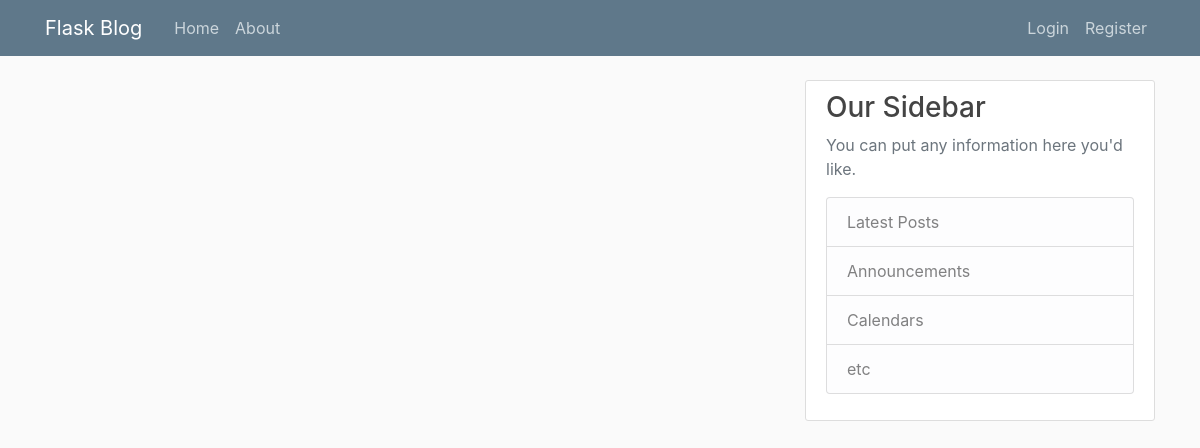
Page /home on the earlier database version.
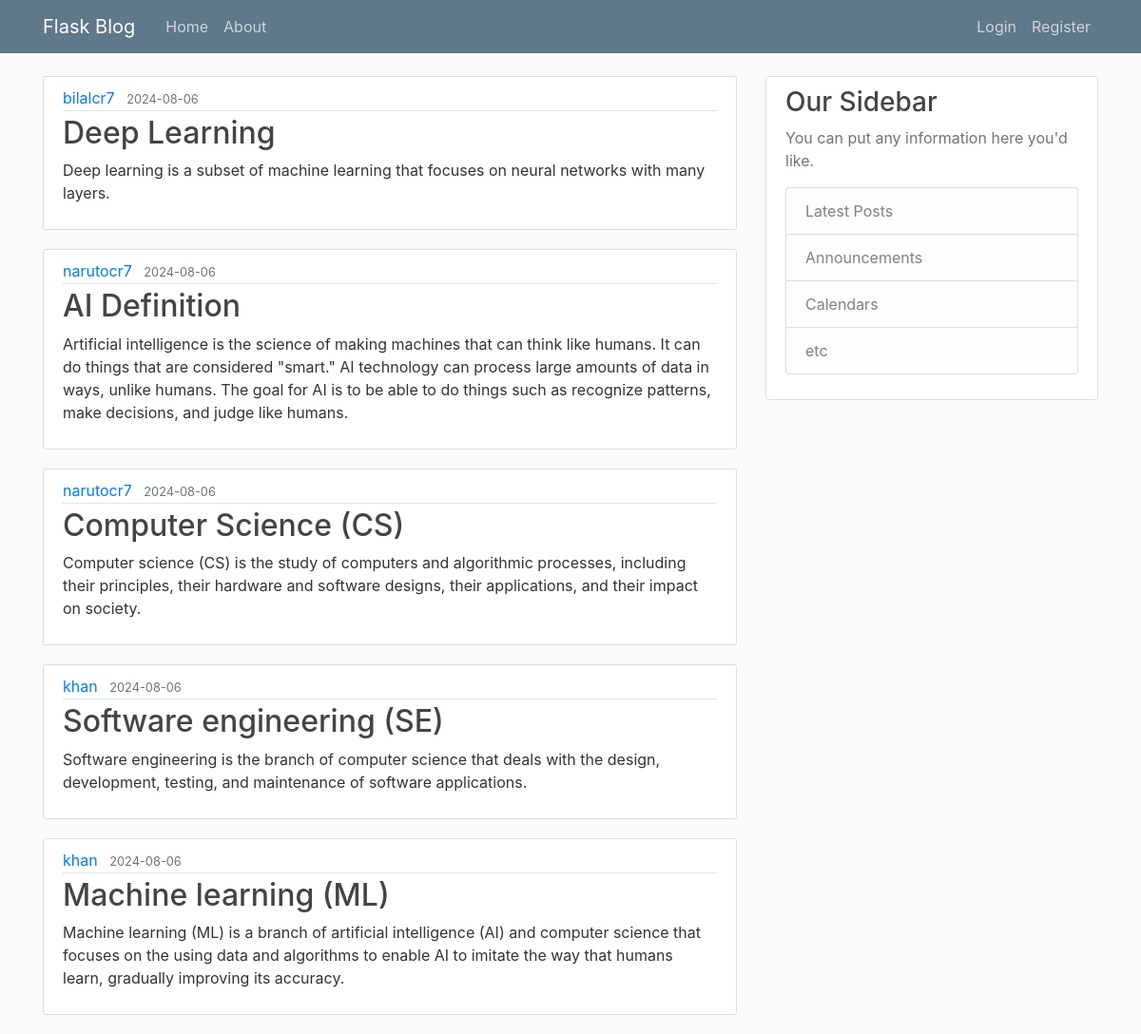
Same page on the later database version.
### FlaskApp/models.py (models this page shows, shortened)
class Post(db.Model):
    id = db.Column(db.Integer, primary_key=True)
    title = db.Column(db.String(100), nullable=False)
    date_posted = db.Column(db.DateTime, nullable=False, default=datetime.utcnow)
    content = db.Column(db.Text, nullable=False)
    user_id = db.Column(db.Integer, db.ForeignKey('user.id'), nullable=False)

class User(db.Model, UserMixin):
    id = db.Column(db.Integer, primary_key=True)
    username = db.Column(db.String(20), unique=True, nullable=False)
    email = db.Column(db.String(120), unique=True, nullable=False)
    image_file = db.Column(db.String(20), nullable=False, default='default.jpg')
    password = db.Column(db.String(60), nullable=False)
    posts = db.relationship('Post', backref='author', lazy=True)

### FlaskApp/routes.py (the view)
@app.route("/")
@app.route("/home")
def home():
    posts = Post.query.all()
    return render_template('home.html', posts=posts)

### FlaskApp/templates/home.html
{% extends "layout.html" %}
{% block content %}
    {% for post in posts %}
        <article class="media content-section">
          <div class="media-body">
            <div class="article-metadata">
              <a class="mr-2" href="#">{{ post.author.username }}</a>
              <small class="text-muted">{{ post.date_posted.strftime('%Y-%m-%d') }}</small>
            </div>
            <h2><a class="article-title" href="{{ url_for('post', post_id=post.id) }}">{{ post.title }}</a></h2>
            <p class="article-content">{{ post.content }}</p>
          </div>
        </article>
    {% endfor %}
{% endblock content %}

### FlaskApp/templates/layout.html (shortened to what this page needs)
<!DOCTYPE html>
<html>
<head>
    <link rel="stylesheet" href="https://maxcdn.bootstrapcdn.com/bootstrap/4.0.0/css/bootstrap.min.css">
    <link rel="stylesheet" type="text/css" href="{{ url_for('static', filename='styles.css') }}">
</head>
<body>
    <header class="site-header">
      <nav class="navbar navbar-expand-md navbar-dark bg-steel fixed-top">
        <div class="container">
          <a class="navbar-brand mr-4" href="/">Flask Blog</a>
          <div class="collapse navbar-collapse" id="navbarToggle">
            <div class="navbar-nav mr-auto">
              <a class="nav-item nav-link" href="{{ url_for('home') }}">Home</a>
              <a class="nav-item nav-link" href="{{ url_for('about') }}">About</a>
            </div>
            <div class="navbar-nav">
              {% if current_user.is_authenticated %}
                <a class="nav-item nav-link" href="{{ url_for('new_post') }}">New Post</a>
                <a class="nav-item nav-link" href="{{ url_for('account') }}">Account</a>
                <a class="nav-item nav-link" href="{{ url_for('logout') }}">Logout</a>
              {% else %}
                <a class="nav-item nav-link" href="{{ url_for('login') }}">Login</a>
                <a class="nav-item nav-link" href="{{ url_for('register') }}">Register</a>
              {% endif %}
            </div>
          </div>
        </div>
      </nav>
    </header>
    <main role="main" class="container">
      <div class="row">
        <div class="col-md-8">
          {% block content %}{% endblock %}
        </div>
        <div class="col-md-4">
          <div class="content-section">
            <h3>Our Sidebar</h3>
            <p class='text-muted'>You can put any information here you'd like.
              <ul class="list-group">
                <li class="list-group-item list-group-item-light">Latest Posts</li>
                <li class="list-group-item list-group-item-light">Announcements</li>
                <li class="list-group-item list-group-item-light">Calendars</li>
                <li class="list-group-item list-group-item-light">etc</li>
              </ul>
            </p>
          </div>
        </div>
      </div>
    </main>
</body>
</html>

### FlaskApp/static/styles.css (style rules this page uses)
body { background: #fafafa; color: #333333; margin-top: 5rem; }
h1, h2, h3, h4, h5, h6 { color: #444444; }
.bg-steel { background-color: #5f788a; }
.site-header .navbar-nav .nav-link { color: #cbd5db; }
.content-section { background: #ffffff; padding: 10px 20px; border: 1px solid #dddddd; border-radius: 3px; margin-bottom: 20px; }
.article-title { color: #444444; }
.article-content { white-space: pre-line; }
.article-metadata { padding-bottom: 1px; margin-bottom: 4px; border-bottom: 1px solid #e3e3e3 }

Differences in the rows shown:
added Post: author.username "bilalcr7", date_posted "2024-08-06", title "Deep Learning", content "Deep learning is a subset of machine learning that focuses on neural networks with many layers."
added Post: author.username "narutocr7", date_posted "2024-08-06", title "AI Definition", content "Artificial intelligence is the science of making machines that can think like humans. It can do things that are considered \"smart.\" AI technology can process large amounts of data in ways, unlike humans. The goal for AI is to be able to do things such as recognize patterns, make decisions, and judge like humans."
added Post: author.username "narutocr7", date_posted "2024-08-06", title "Computer Science (CS)", content "Computer science (CS) is the study of computers and algorithmic processes, including their principles, their hardware and software designs, their applications, and their impact on society."
added Post: author.username "khan", date_posted "2024-08-06", title "Software engineering (SE)", content "Software engineering is the branch of computer science that deals with the design, development, testing, and maintenance of software applications."
added Post: author.username "khan", date_posted "2024-08-06", title "Machine learning (ML)", content "Machine learning (ML) is a branch of artificial intelligence (AI) and computer science that focuses on the using data and algorithms to enable AI to imitate the way that humans learn, gradually improving its accuracy."
